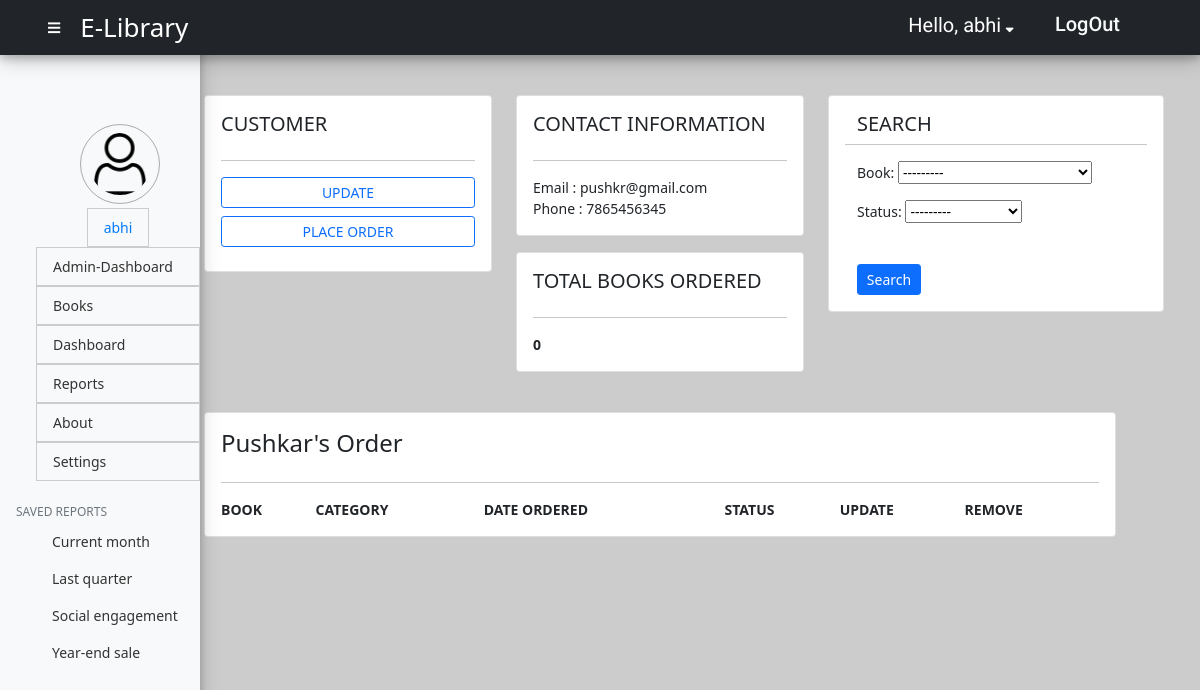
The app's page /elibrary/customers/53/ (signed in) with its own data.
### api/models.py (models this page shows)
class Customer(models.Model):
    user = models.OneToOneField(User, null=True, on_delete= models.CASCADE)
    name = models.CharField(max_length=200, null=True)
    phone = models.CharField(max_length=200, null=True)
    email = models.CharField(max_length=200, null=True)
    date_created = models.DateTimeField(auto_now_add=True, null=True)
    profile_pic = models.ImageField(default="user1.png",null= True, blank= True)
    def __str__(self):
        if self.name==None:
            return "ERROR-CUSTOMER NAME IS NULL"
        return self.name

### api/views.py (the view)
# urls.py: path('customers/<str:pk>/', views.customers, name ='customers'),
@login_required(login_url='customers')
def customers(request,pk):
    customers = Customer.objects.get(id= pk)
    orders = customers.order_set.all()
    books = Book.objects.all()
    total_books = books.count()
    totalorders = orders.count()
    delivered = orders.filter(status='Delivered').count()
    returned = orders.filter(status='Returned').count()
    myFilter = OrderFilter(request.POST,queryset=orders)
    orders = myFilter.qs
    context = {'customers':customers,'orders':orders,'books': books,'total_books':total_books,'totalorders':totalorders,'delivered':delivered,'returned':returned,'myFilter':myFilter}
    return render(request,'customers.html',context)

### api/models.py (called while the page is built)
    def __str__(self):
        return self.name

### api/templates/customers.html (shortened to what this page needs)
{% extends 'api_base.html' %}
{% block content %}
<div class=" row m_content my-4">
    <div class="col-md-4">
        <div class="card card-body">
            <h5>CUSTOMER</h5>
            <hr>
            <a class="btn btn-outline-primary btn-sm btn-block" href="">UPDATE</a>
            <a class="btn btn-outline-primary btn-sm btn-block my-2" href="{% url 'create_order' customers.id %}">PLACE
                ORDER</a>
        </div>
    </div>
    <div class="col-md-4">
        <div class="card card-body">
            <h5>CONTACT INFORMATION</h5>
            <hr>
            <span>Email : {{customers.email}}</span>
            <span>Phone : {{customers.phone}}</span>
        </div>
        <div class="card card-body my-3">
            <h5>TOTAL BOOKS ORDERED</h5>
            <hr>
            <table>
                <tr>
                    <th>{{totalorders}}</th>
                </tr>
            </table>
        </div>
    </div>
    <div class="col-md-4">
        <div class="card card-body row " style="width:28vw;margin-left: 0;">
            <h5>SEARCH</h5>
            <hr>
            <form method="post">
                {{myFilter.form.as_p}}
                <br>
                <button class="btn btn-primary btn-sm col-3 mt-1" type="submit" style="width:64px">Search</a>
            </form>
        </div>
    </div>
</div>
<div class="row">
    <div class="col-md-12">
        <div class="card card-body">
            <h4>{{customers}}'s Order</h4>
            <hr>
            <table>
                <tr>
                    <th>BOOK</th>
                    <th>CATEGORY</th>
                    <th>DATE ORDERED</th>
                    <th>STATUS</th>
                    <th>UPDATE</th>
                    <th>REMOVE</th>
                </tr>
            </table>
        </div>
    </div>
</div>
{% endblock %}

### api/templates/api_base.html (shortened to what this page needs)
<!doctype html>
<html lang="en">
<head>
    {% load static %}
    <link href="https://cdn.jsdelivr.net/npm/bootstrap@5.0.2/dist/css/bootstrap.min.css" rel="stylesheet"
>
    <link rel="stylesheet" href="https://cdnjs.cloudflare.com/ajax/libs/font-awesome/5.15.3/css/all.min.css">
    <link rel="stylesheet" href="{% static 'CSS/api.css' %}">
    <link rel="stylesheet" href="{% static 'CSS/testutils.css' %}">
</head>
<body>
    <nav class="navbar navbar-dark sticky-top bg-dark flex-md-nowrap p-0">
        <div><i class="fas fa-bars" id="sidebar_btn" onclick="togglemenu()" style="color:white;margin-left: 4vw;"></i>
        </div>
        <div class="p-2"><a class="navbar-brand col-sm-3 col-md-2 mr-0" href="{% url 'admin_dashboard' %}"
                style="font-size: 26px;margin-right: 58vw;">E-Library</a></div>
        <div>
            <ul class="navbar-nav px-3">
                <li class="nav-item" style="margin-top: 5px;margin-right: 21px;">
                    <a class=" p-0 font2" style="text-decoration: none;color:white;margin-top:12px">
                        <span class="mr-2" style="font-size:20px;">Hello, {{request.user}}</span><i
                            class="fas fa-sort-down mx-1" data-bs-toggle="modal" data-bs-target="#optionModal"></i>
                    </a>
                </li>
                <li class="nav-item text-nowrap" style="padding-top:3px;padding-bottom:3px;">
                    <button class="btn btn-outline-light btn-sm ml-3 mx-2" style="border:0px;" data-bs-toggle="modal"
                        data-bs-target="#logoutModal">
                        <h5 class="font2">LogOut</h5>
                    </button>
                </li>
            </ul>
        </div>
    </nav>
    <div class="container-fluid">
        <div class="row my-3">
            <nav class="bg-light sidebar" id="sidebar">
                <div class="sidebar-sticky">
                    <ul class="nav flex-column" style="margin-top:60px;">
                        <div class="nav-item" style="margin-left: 80px;">
                            <span><img id="profile-pic" class="p-2 mb-1" src="{% static 'images/user.png' %}" alt="User_image" style="max-width:80px;max-height:80px;margin:0 auto;border:1px solid #aaa;border-radius: 50%;"></span>
                        </div>
                        <li class="nav-item" style="display:flex;justify-content: center;">
                            <a class="nav-link active" href="{% url 'customers' 19 %}" style="border:1px solid #ccc;">{{request.user}}</a>
                        </li>
                        {% if request.user.is_staff %}
                        <li class="nav-item">
                            <a class="nav-link" href="{% url 'admin_dashboard'  %}" style="border:1px solid #ccc;">
                                Admin-Dashboard <span class="sr-only">(current)</span>
                            </a>
                        </li>
                        <li class="nav-item">
                            <a class="nav-link" href="{% url 'books' %}" style="border:1px solid #ccc;">
                                Books
                            </a>
                        </li>
                        <li class="nav-item">
                            <a class="nav-link" href="{% url 'dashboard' %} " style="border:1px solid #ccc;">
                                Dashboard <span class="sr-only">(current)</span>
                            </a>
                        </li>
                        <li class="nav-item">
                            <a class="nav-link" href="{% url 'elibrary_reports' %}" style="border:1px solid #ccc;">
                                Reports
                            </a>
                        </li>
                        <li class="nav-item">
                            <a class="nav-link" href="{% url 'elibrary_about' %}" style="border:1px solid #ccc;">
                                About
                            </a>
                        </li>
                        <li class="nav-item">
                            <a class="nav-link" href="{% url 'elibrary_settings' %}" style="border:1px solid #ccc;">
                                Settings
                            </a>
                        </li>
                        {% endif %}
                    </ul>
                    <h6
                        class="sidebar-heading d-flex justify-content-between align-items-center px-3 mt-4 mb-1 text-muted">
                        <span>Saved reports</span>
                    </h6>
                    <ul class="nav flex-column mb-2">
                        <li class="nav-item">
                            <a class="nav-link" href="#">
                                Current month
                            </a>
                        </li>
                        <li class="nav-item">
                            <a class="nav-link" href="#">
                                Last quarter
                            </a>
                        </li>
                        <li class="nav-item">
                            <a class="nav-link" href="#">
                                Social engagement
                            </a>
                        </li>
                        <li class="nav-item">
                            <a class="nav-link" href="#">
                                Year-end sale
                            </a>
                        </li>
                    </ul>
                </div>
            </nav>
            {% block content %}{% endblock %}
</body>
</html>

### static/CSS/api.css (style rules this page uses)
* { margin: 0; padding: 0; }
body { font-size: .875rem; background-color: #ccc; }
.row { margin-left: 7vw; margin-bottom: 6vh; width: 80vw; display: flex; flex-direction: row; }
#sidebar { display: block; position: fixed; top: 0; bottom: 0; left: 0%; z-index: 1; width:200px; transition:0.3s; padding: 0; box-shadow: 0 4px 8px 0 rgba(0, 0, 0, 0.2), 0 6px 20px 0 rgba(0, 0, 0, 0.19); -webkit-box-shadow: 0 4px 8px 0 rgba(0, 0, 0, 0.2), 0 6px 20px 0 rgba(0, 0, 0, 0.19); -moz-box-shadow: 0 4px 8px 0 rgba(0, 0, 0, 0.2), 0 6px 20px 0 rgba(0, 0, 0, 0.19); }
.sidebar-sticky { position: -webkit-sticky; position: sticky; margin-top: 7vh; height: calc(100vh - 48px); padding-top: .5rem; }
.sidebar .nav-link { font-weight: 500; color: #333; }
.sidebar .nav-link.active { color: #007bff; }
.sidebar-heading { font-size: .75rem; text-transform: uppercase; }
.navbar-dark { display: flex; flex-direction: row; flex-wrap: wrap; width:100%; box-shadow: 0 4px 8px 0 rgba(0, 0, 0, 0.2), 0 6px 20px 0 rgba(0, 0, 0, 0.19); -webkit-box-shadow: 0 4px 8px 0 rgba(0, 0, 0, 0.2), 0 6px 20px 0 rgba(0, 0, 0, 0.19); -moz-box-shadow: 0 4px 8px 0 rgba(0, 0, 0, 0.2), 0 6px 20px 0 rgba(0, 0, 0, 0.19); }
.navbar-brand { padding-left: 0vw; padding-right: 0vw; margin-left: 1vw; width:0%; padding-top: .75rem; padding-bottom: .75rem; font-size: 1rem; }
.navbar-nav { display: flex; flex-direction: row; margin-right: 4vw; }
.nav-link { margin-left: 3vw; }

### static/CSS/testutils.css (style rules this page uses)
:root { --font1:'Baloo Bhaina 2', cursive; --font2: 'Roboto', sans-serif; --font3: 'poppins', sans-serif; --font4: 'palette mosaic', sans-serif; --font5: 'abril fatface', sans-serif; --font6: 'pacifico', sans-serif; }
.font2 { font-family: var(--font2); }

### api/templates/customers.html (style rules this page uses)
.row { margin-left: 7vw; margin-bottom: 6vh; width: 80vw; display: flex; flex-direction: row; }

### records on screen
Customer: email "pushkr@gmail.com", phone "7865456345", name "Pushkar"

### other values on screen
{{ request.user }} "abhi"
{{ totalorders }} "0"
